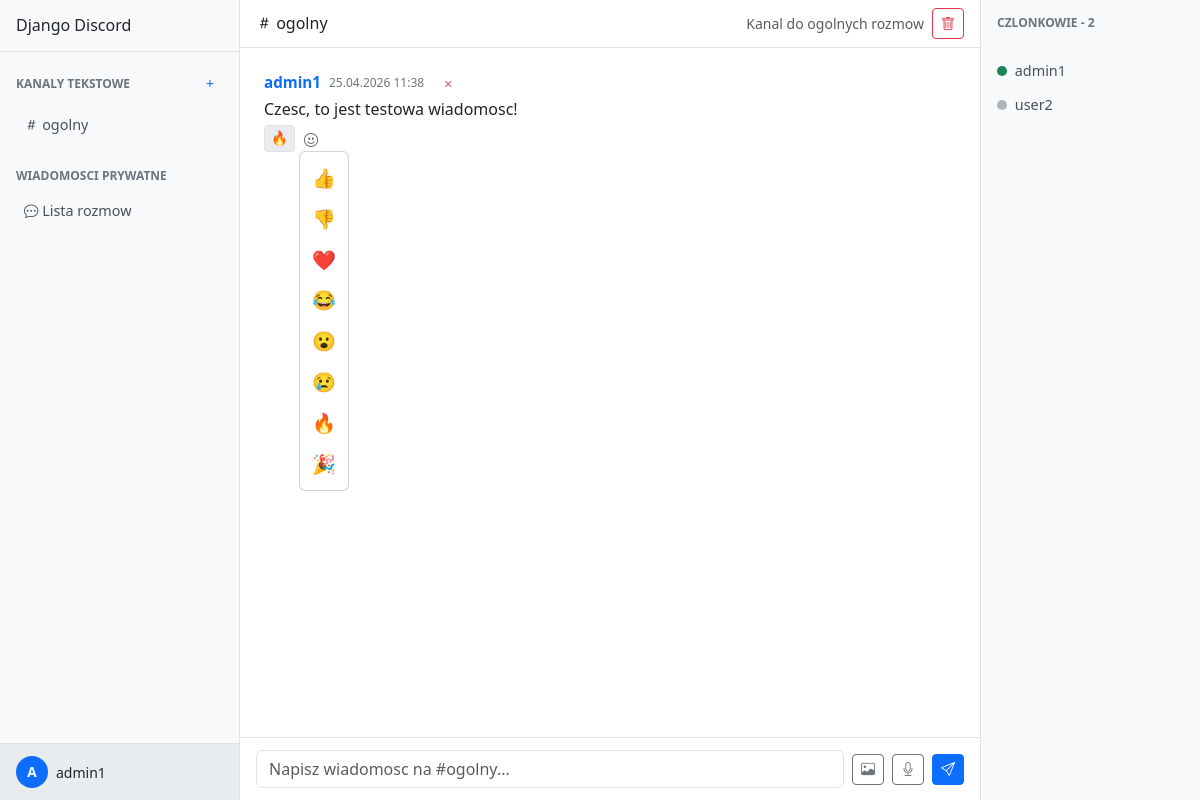
Screenshot of /kanal/1/ (signed in) with the database file from the repository.
### chat/models.py (models this page shows, shortened)
class Channel(models.Model):
    nazwa = models.CharField(max_length=100)
    opis = models.TextField(blank=True, default="")
    tworca = models.ForeignKey(
        User, on_delete=models.CASCADE, related_name="created_channels"
    )
    data_utworzenia = models.DateTimeField(auto_now_add=True)

class Message(models.Model):
    autor = models.ForeignKey(User, on_delete=models.CASCADE, related_name="messages")
    channel = models.ForeignKey(
        Channel,
        on_delete=models.CASCADE,
        null=True,
        blank=True,
        related_name="messages",
    )
    odbiorca = models.ForeignKey(
        User,
        on_delete=models.CASCADE,
        null=True,
        blank=True,
        related_name="received_messages",
    )
    tresc = models.TextField(blank=True, default="")
    obrazek = models.ImageField(upload_to="obrazki/", blank=True, null=True)
    audio = models.FileField(upload_to="audio/", blank=True, null=True)
    timestamp = models.DateTimeField(auto_now_add=True)
    class Meta:
        ordering = ["timestamp"]

class Reaction(models.Model):
    user = models.ForeignKey(User, on_delete=models.CASCADE)
    message = models.ForeignKey(
        Message, on_delete=models.CASCADE, related_name="reactions"
    )
    emoji = models.CharField(max_length=10)
    class Meta:
        unique_together = ("user", "message", "emoji")

class ChannelMember(models.Model):
    user = models.ForeignKey(User, on_delete=models.CASCADE)
    channel = models.ForeignKey(
        Channel, on_delete=models.CASCADE, related_name="members"
    )
    data_dolaczenia = models.DateTimeField(auto_now_add=True)
    class Meta:
        unique_together = ("user", "channel")

class Profile(models.Model):
    user = models.OneToOneField(User, on_delete=models.CASCADE)
    avatar = models.ImageField(upload_to="avatars/", blank=True, null=True)
    opis = models.TextField(blank=True, default="")
    role = models.CharField(max_length=20, choices=ROLE_CHOICES, default="user")
    is_online = models.BooleanField(default=False)

### chat/views.py (the view, shortened to what this page needs)
# urls.py: path('kanal/<int:channel_id>/', views.channel_view, name='channel'),
@login_required
def channel_view(request, channel_id):
    channel = get_object_or_404(Channel, pk=channel_id)
    is_member = ChannelMember.objects.filter(user=request.user, channel=channel).exists()
    if not is_member:
        return redirect('chat:join_channel', channel_id=channel.id)
    wiadomosci = Message.objects.filter(channel=channel).select_related('autor')
    members = ChannelMember.objects.filter(channel=channel).select_related('user')
    all_channels = Channel.objects.filter(members__user=request.user)
    emojis = ['👍', '👎', '❤️', '😂', '😮', '😢', '🔥', '🎉']
    return render(request, 'chat/channel.html', {
        'channel': channel,
        'wiadomosci': wiadomosci,
        'members': members,
        'all_channels': all_channels,
        'emojis': emojis,
    })

### chat/templates/chat/channel.html (shortened to what this page needs)
{% extends 'chat/base.html' %}
{% block content %}
<div class="app-container">
    {% include 'chat/sidebar.html' %}
    <div class="main-content">
        <div class="top-bar">
            <h5><i class="bi bi-hash"></i> {{ channel.nazwa }}</h5>
            <div class="d-flex align-items-center gap-2">
                <span class="text-muted small">{{ channel.opis }}</span>
                {% if request.user == channel.tworca or request.user.profile.role == 'admin' %}
                <form method="post" action="{% url 'chat:delete_channel' channel_id=channel.id %}">
                    <button class="btn btn-sm btn-outline-danger" onclick="return confirm('Na pewno usunac kanal?')">
                        <i class="bi bi-trash"></i>
                    </button>
                </form>
                {% endif %}
            </div>
        </div>
        <div class="chat-area" id="chat-messages">
            {% for msg in wiadomosci %}
            <div class="message-item">
                <div class="message-header">
                    <a href="{% url 'chat:profile' user_id=msg.autor.id %}" class="message-author">
                        {{ msg.autor.username }}
                    </a>
                    <span class="message-time">{{ msg.timestamp|date:"d.m.Y H:i" }}</span>
                    {% if request.user == msg.autor or request.user.profile.role in 'admin,moderator' %}
                    <form method="post" action="{% url 'chat:delete_message' message_id=msg.id %}" class="d-inline">
                        <button class="btn btn-sm text-danger p-0 ms-2" title="Usun"><i class="bi bi-x"></i></button>
                    </form>
                    {% endif %}
                </div>
                {% if msg.tresc %}
                <div class="message-text">{{ msg.tresc }}</div>
                {% endif %}
                <div class="reactions">
                    {% for r in msg.reactions.all %}
                    <span class="reaction-badge">{{ r.emoji }}</span>
                    {% endfor %}
                    <div class="dropdown d-inline">
                        <button class="btn btn-sm text-muted p-0 ms-1" type="button" data-bs-toggle="dropdown">
                            <i class="bi bi-emoji-smile"></i>
                        </button>
                        <div class="dropdown-menu emoji-picker">
                            {% for e in emojis %}
                            <form method="post" action="{% url 'chat:add_reaction' message_id=msg.id %}" class="d-inline">
                                <button type="submit" name="emoji" value="{{ e }}" class="emoji-btn">{{ e }}</button>
                            </form>
                            {% endfor %}
                        </div>
                    </div>
                </div>
            </div>
            {% endfor %}
        </div>
        <div class="message-input-area">
            <form method="post" enctype="multipart/form-data" class="d-flex gap-2 align-items-center w-100" id="message-form">
                <input type="text" name="tresc" class="form-control" id="message-input"
                       placeholder="Napisz wiadomosc na #{{ channel.nazwa }}..." autocomplete="off">
                <label class="btn btn-outline-secondary btn-sm" title="Dodaj obrazek">
                    <i class="bi bi-image"></i>
                </label>
                <label class="btn btn-outline-secondary btn-sm" title="Dodaj audio">
                    <i class="bi bi-mic"></i>
                </label>
                <button type="submit" class="btn btn-primary btn-sm"><i class="bi bi-send"></i></button>
            </form>
        </div>
    </div>
    <div class="members-sidebar">
        <h6 class="p-3">Czlonkowie - {{ members.count }}</h6>
        {% for m in members %}
        <a href="{% url 'chat:profile' user_id=m.user.id %}" class="member-item">
            <span class="status-dot {% if m.user.profile.is_online %}online{% else %}offline{% endif %}"></span>
            {{ m.user.username }}
        </a>
        {% endfor %}
    </div>
</div>
{% endblock %}

### chat/templates/chat/base.html (shortened to what this page needs)
{% load static %}
<!DOCTYPE html>
<html lang="pl">
<head>
    <link href="https://cdn.jsdelivr.net/npm/bootstrap@5.3.0/dist/css/bootstrap.min.css" rel="stylesheet">
    <link rel="stylesheet" href="https://cdn.jsdelivr.net/npm/bootstrap-icons@1.10.0/font/bootstrap-icons.css">
    <link rel="stylesheet" href="{% static 'chat/css/style.css' %}">
</head>
<body>
    {% block content %}{% endblock %}
</body>
</html>

### chat/templates/chat/sidebar.html
{% load static %}
<div class="sidebar">
    <div class="sidebar-header">
        <h5>Django Discord</h5>
    </div>
    <div class="sidebar-section">
        <div class="sidebar-title">
            KANALY TEKSTOWE
            <a href="{% url 'chat:create_channel' %}" class="btn btn-sm text-primary" title="Nowy kanal">+</a>
        </div>
        {% for ch in all_channels %}
        <a href="{% url 'chat:channel' channel_id=ch.id %}" class="sidebar-link">
            <i class="bi bi-hash"></i> {{ ch.nazwa }}
        </a>
        {% endfor %}
    </div>
    <div class="sidebar-section">
        <div class="sidebar-title">WIADOMOSCI PRYWATNE</div>
        <a href="{% url 'chat:dm_list' %}" class="sidebar-link">
            <i class="bi bi-chat-dots"></i> Lista rozmow
        </a>
    </div>
    <div class="sidebar-user">
        <div class="d-flex align-items-center">
            <div class="avatar-placeholder-small me-2">
                {{ request.user.username|first|upper }}
            </div>
            <span class="small">{{ request.user.username }}</span>
        </div>
    </div>
</div>

### chat/static/chat/css/style.css (style rules this page uses)
body { height: 100vh; overflow: hidden; }
.app-container { display: flex; height: 100vh; }
.sidebar { width: 240px; background-color: #f8f9fa; display: flex; flex-direction: column; flex-shrink: 0; overflow-y: auto; border-right: 1px solid #dee2e6; }
.sidebar-header { padding: 16px; border-bottom: 1px solid #dee2e6; font-weight: 600; }
.sidebar-header h5 { margin: 0; font-size: 1rem; }
.sidebar-section { padding: 8px 0; }
.sidebar-title { padding: 8px 16px; font-size: 0.75rem; font-weight: 700; text-transform: uppercase; color: #6c757d; display: flex; justify-content: space-between; align-items: center; }
.sidebar-link { display: block; padding: 6px 16px; color: #495057; text-decoration: none; font-size: 0.9rem; border-radius: 4px; margin: 1px 8px; }
.sidebar-user { margin-top: auto; padding: 12px 16px; background-color: #e9ecef; border-top: 1px solid #dee2e6; }
.main-content { flex: 1; display: flex; flex-direction: column; min-width: 0; }
.top-bar { height: 48px; padding: 0 16px; display: flex; align-items: center; justify-content: space-between; border-bottom: 1px solid #dee2e6; flex-shrink: 0; }
.top-bar h5 { margin: 0; font-size: 1rem; }
.chat-area { flex: 1; overflow-y: auto; padding: 16px; display: flex; flex-direction: column; }
.message-item { padding: 6px 8px; margin-bottom: 2px; border-radius: 4px; }
.message-header { display: flex; align-items: center; gap: 8px; }
.message-author { font-weight: 600; font-size: 0.95rem; text-decoration: none; color: #0d6efd; }
.message-time { color: #6c757d; font-size: 0.75rem; }
.message-text { margin-top: 2px; word-wrap: break-word; }
.message-input-area { padding: 12px 16px; border-top: 1px solid #dee2e6; flex-shrink: 0; }
.members-sidebar { width: 220px; background-color: #f8f9fa; overflow-y: auto; flex-shrink: 0; border-left: 1px solid #dee2e6; }
.members-sidebar h6 { color: #6c757d; font-size: 0.75rem; text-transform: uppercase; font-weight: 700; }
.member-item { display: block; padding: 6px 16px; color: #495057; text-decoration: none; font-size: 0.9rem; }
.status-dot { display: inline-block; width: 10px; height: 10px; border-radius: 50%; margin-right: 4px; }
.status-dot.online { background-color: #198754; }
.status-dot.offline { background-color: #adb5bd; }
.avatar-placeholder-small { width: 32px; height: 32px; border-radius: 50%; background-color: #0d6efd; display: flex; align-items: center; justify-content: center; color: #fff; font-weight: 600; font-size: 0.85rem; flex-shrink: 0; }
.reactions { display: flex; align-items: center; gap: 4px; margin-top: 4px; }
.reaction-badge { background-color: #e9ecef; border: 1px solid #dee2e6; border-radius: 4px; padding: 2px 6px; font-size: 0.85rem; cursor: pointer; }
.emoji-picker { padding: 8px; display: flex; gap: 4px; flex-wrap: wrap; min-width: auto; }
.emoji-btn { background: none; border: none; font-size: 1.2rem; cursor: pointer; padding: 4px; border-radius: 4px; }

### rows the page displays
Channel: nazwa "ogolny", opis "Kanal do ogolnych rozmow", tresc "Napisz wiadomosc na #ogolny..."
Message: autor.username "admin1", timestamp "25.04.2026 11:38", tresc "Czesc, to jest testowa wiadomosc!", emojis "👍" "👎" "❤️" "😂" "😮" "😢" "🔥" "🎉"
Reaction: emoji "🔥"
ChannelMember: user.username "admin1"
ChannelMember: user.username "user2"

### other values shown
{{ request.user.username|first|upper }} "A"
{{ request.user.username }} "admin1"
{{ members.count }} "2"
